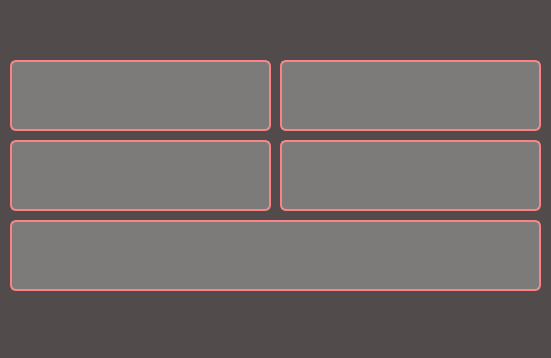
<?xml version="1.0" encoding="UTF-8"?>
<ui version="4.0">
 <class>MainWindow</class>
 <widget class="QMainWindow" name="MainWindow">
  <property name="geometry">
   <rect>
    <x>0</x>
    <y>0</y>
    <width>551</width>
    <height>358</height>
   </rect>
  </property>
  <property name="windowTitle">
   <string>MainWindow</string>
  </property>
  <property name="styleSheet">
   <string notr="true">background-color: #524b4b;</string>
  </property>
  <widget class="QWidget" name="centralwidget">
   <widget class="QLabel" name="label">
    <property name="geometry">
     <rect>
      <x>10</x>
      <y>0</y>
      <width>531</width>
      <height>31</height>
     </rect>
    </property>
    <property name="font">
     <font>
      <pointsize>18</pointsize>
     </font>
    </property>
    <property name="layoutDirection">
     <enum>Qt::LeftToRight</enum>
    </property>
    <property name="styleSheet">
     <string notr="true">color: white;</string>
    </property>
    <property name="text">
     <string/>
    </property>
    <property name="alignment">
     <set>Qt::AlignCenter</set>
    </property>
   </widget>
   <widget class="QPushButton" name="pushButton">
    <property name="geometry">
     <rect>
      <x>10</x>
      <y>60</y>
      <width>261</width>
      <height>71</height>
     </rect>
    </property>
    <property name="font">
     <font>
      <pointsize>14</pointsize>
     </font>
    </property>
    <property name="styleSheet">
     <string notr="true">QPushButton{
	border-radius: 6px;
	background-color: #7d7a7a;
	border: 2px solid #fc8383;
	color: white;
}

QPushButton::hover{
	border-radius: 6px;
	background-color: #fc8383;
	color: black;
}

QPushButton::pressed{
	border-radius: 6px;
	background-color: #ff4545;
	color: black;
}
</string>
    </property>
    <property name="text">
     <string/>
    </property>
   </widget>
   <widget class="QPushButton" name="pushButton_2">
    <property name="geometry">
     <rect>
      <x>280</x>
      <y>60</y>
      <width>261</width>
      <height>71</height>
     </rect>
    </property>
    <property name="font">
     <font>
      <pointsize>14</pointsize>
     </font>
    </property>
    <property name="styleSheet">
     <string notr="true">QPushButton{
	border-radius: 6px;
	background-color: #7d7a7a;
	border: 2px solid #fc8383;
	color: white;
}

QPushButton::hover{
	border-radius: 6px;
	background-color: #fc8383;
	color: black;
}

QPushButton::pressed{
	border-radius: 6px;
	background-color: #ff4545;
	color: black;
}
</string>
    </property>
    <property name="text">
     <string/>
    </property>
   </widget>
   <widget class="QPushButton" name="pushButton_3">
    <property name="geometry">
     <rect>
      <x>280</x>
      <y>140</y>
      <width>261</width>
      <height>71</height>
     </rect>
    </property>
    <property name="font">
     <font>
      <pointsize>14</pointsize>
     </font>
    </property>
    <property name="styleSheet">
     <string notr="true">QPushButton{
	border-radius: 6px;
	background-color: #7d7a7a;
	border: 2px solid #fc8383;
	color: white;
}

QPushButton::hover{
	border-radius: 6px;
	background-color: #fc8383;
	color: black;
}

QPushButton::pressed{
	border-radius: 6px;
	background-color: #ff4545;
	color: black;
}
</string>
    </property>
    <property name="text">
     <string/>
    </property>
   </widget>
   <widget class="QPushButton" name="pushButton_4">
    <property name="geometry">
     <rect>
      <x>10</x>
      <y>140</y>
      <width>261</width>
      <height>71</height>
     </rect>
    </property>
    <property name="font">
     <font>
      <pointsize>14</pointsize>
     </font>
    </property>
    <property name="styleSheet">
     <string notr="true">QPushButton{
	border-radius: 6px;
	background-color: #7d7a7a;
	border: 2px solid #fc8383;
	color: white;
}

QPushButton::hover{
	border-radius: 6px;
	background-color: #fc8383;
	color: black;
}

QPushButton::pressed{
	border-radius: 6px;
	background-color: #ff4545;
	color: black;
}
</string>
    </property>
    <property name="text">
     <string/>
    </property>
   </widget>
   <widget class="QPushButton" name="pushButton_5">
    <property name="geometry">
     <rect>
      <x>10</x>
      <y>220</y>
      <width>531</width>
      <height>71</height>
     </rect>
    </property>
    <property name="font">
     <font>
      <pointsize>14</pointsize>
     </font>
    </property>
    <property name="styleSheet">
     <string notr="true">QPushButton{
	border-radius: 6px;
	background-color: #7d7a7a;
	border: 2px solid #fc8383;
	color: white;
}

QPushButton::hover{
	border-radius: 6px;
	background-color: #fc8383;
	color: black;
}

QPushButton::pressed{
	border-radius: 6px;
	background-color: #ff4545;
	color: black;
}
</string>
    </property>
    <property name="text">
     <string/>
    </property>
   </widget>
  </widget>
  <widget class="QMenuBar" name="menubar">
   <property name="geometry">
    <rect>
     <x>0</x>
     <y>0</y>
     <width>551</width>
     <height>26</height>
    </rect>
   </property>
  </widget>
  <widget class="QStatusBar" name="statusbar"/>
 </widget>
 <resources/>
 <connections/>
</ui>
